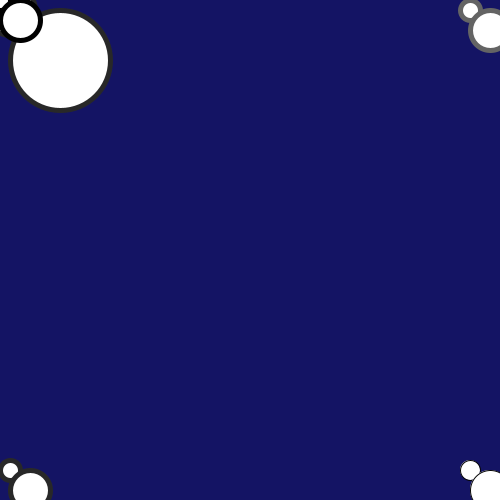
Frame 1 (no input)
Frame 60 (the mouse pressed at the canvas centre just before this capture): identical to frame 1, image omitted
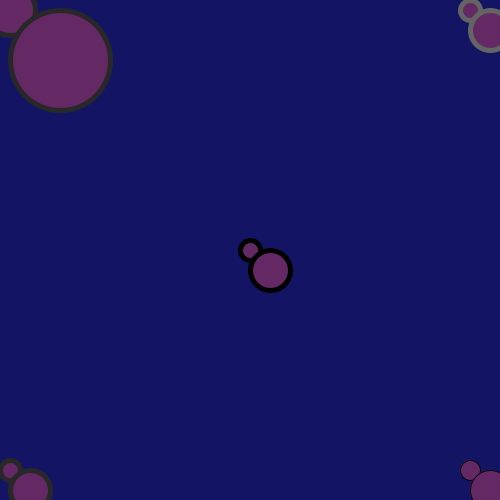
Frame 120 (the mouse held since frame 60 and released just before this capture)

The Processing sketch that drew these frames (run headless with seeded random() and noise(); from frame 60 on, the mouse is pressed at the canvas centre):

// Processing sketch: processing_44307
// ── processing_44307.pde

void setup(){
  size(500,500);
  background(200);  
} 
void draw(){
  background(20,20,100);
  drawCross(10,10,100,40,5);
  drawCross(10,470,40,40,5);
  drawCross(470,10,40,100,5);
  drawCross(470,470,40,5,1);
  drawCross(mouseX,mouseY,40,1,5);
if(mousePressed){
  stroke(60);
  fill(100,40,100);
}else{
  stroke(255);
  fill(255);
}  
} 
void drawCross(float x, float y,float mySize, int c, float w) {
  stroke(c);
  strokeWeight(w);
  ellipse(x,y,mySize/2,mySize/2);
  ellipse(x+mySize/2,y+mySize/2,mySize,mySize);
}
